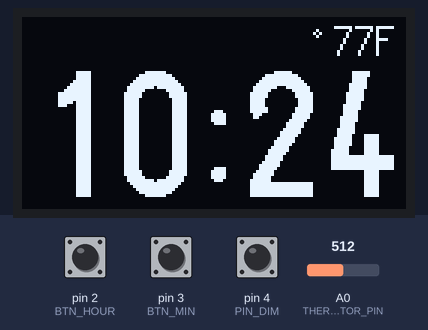
This sketch was run on a simulated Arduino Uno, built with avr-gcc and run on an emulated ATmega328P. Shown: 128×64 one-colour display. Inputs (shaded band) come from the test bench; at power-on: pin 2 (BTN_HOUR) HIGH, pin 3 (BTN_MIN) HIGH, pin 4 (PIN_DIM) HIGH, A0 (THERMISTOR_PIN) = 512. The local clock reads 2024-03-15 10:24:30 at power-on unless the sketch sets it.

Above: at 4.2 s.
4.3 s: pin 2 (BTN_HOUR) pulled LOW for 0.15 s
At 4.9 s:
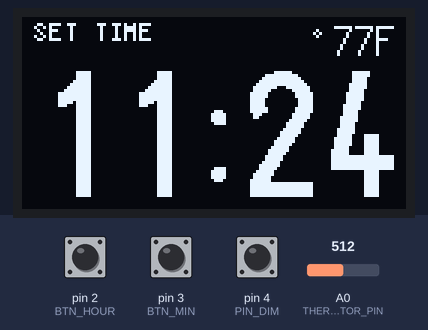
16.0 s: pin 3 (BTN_MIN) pulled LOW for 0.15 s
At 17.2 s:
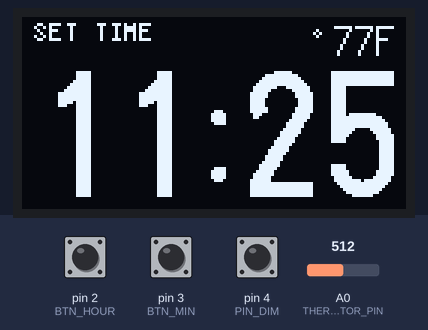
27.6 s: pin 2 (BTN_HOUR) pulled LOW for 1 s
At 28.8 s:
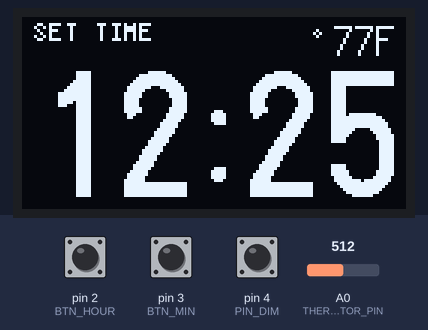
39.2 s: pin 3 (BTN_MIN) pulled LOW for 0.15 s
At 39.9 s:
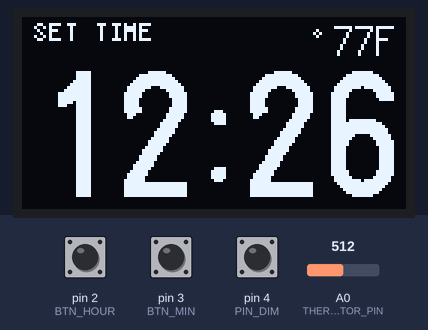
Timing chart, 0 to 42.2 s (numbered marks = the images above; inputs shaded):
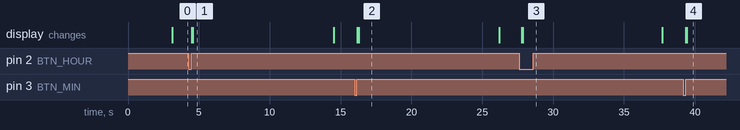

The sketch:

dash_cluster.ino
```cpp
#include <Wire.h>
#include <U8g2lib.h>
#include <RTClib.h>

// U8G2_R2 flips the display 180 degrees
U8G2_SSD1306_128X64_NONAME_F_HW_I2C u8g2(U8G2_R2, /* reset=*/ U8X8_PIN_NONE);

// Initialize the DS3231 RTC
RTC_DS3231 rtc;

// Hardware Pins
const int BTN_HOUR = 2;
const int BTN_MIN = 3;
const int PIN_DIM = 4; // NEW: Low = Dim (1), High = Bright (255)

// Thermistor Parameters
const int THERMISTOR_PIN = A0;
const float SERIES_RESISTOR = 10000.0;
const float NOMINAL_RESISTANCE = 10000.0;
const float NOMINAL_TEMPERATURE = 25.0;
const float B_COEFFICIENT = 3950.0;
const float ADC_MAX = 1023.0;

// Timing Variables
unsigned long lastTempRead = 0;
const unsigned long tempInterval = 10000; // Read temp every 10 seconds
float currentTempF = 0.0;

// Time Modification Variables
bool isSettingTime = false;
unsigned long lastButtonPressTime = 0;
const unsigned long saveTimeout = 10000;

// In-memory clock state for editing
int editHour = 0;
int editMinute = 0;
int editSecond = 0;
int editYear = 2026;
int editMonth = 7;
int editDay = 14;

// Simple state tracking for debouncing buttons and dimming
bool lastHourState = HIGH;
bool lastMinState = HIGH;
int currentBrightness = 255;

void setup() {
  pinMode(BTN_HOUR, INPUT_PULLUP);
  pinMode(BTN_MIN, INPUT_PULLUP);

  // NEW: Configure dimming pin with an internal pull-up.
  // If left unconnected, it stays HIGH (bright). Grounding this pin triggers dim state.
  pinMode(PIN_DIM, INPUT_PULLUP);

  u8g2.begin();

  Wire.setClock(100000);

  // Show the VW Splash Screen for 3 seconds on startup
  showVWSplashScreen();
}

void loop() {
  unsigned long currentMillis = millis();

  // 1. Handle Dimming Input
  // If PIN_DIM is pulled LOW (active), dim the screen to 1. Otherwise, keep it at 255.
  int targetBrightness = (digitalRead(PIN_DIM) == LOW) ? 1 : 255;
  if (targetBrightness != currentBrightness) {
    currentBrightness = targetBrightness;
    if (targetBrightness==255) {
      setNormalBright();
    } else {
      setUltraDim();
    }
  }

  // 2. Read temperature at defined intervals
  if (currentMillis - lastTempRead >= tempInterval || lastTempRead == 0) {
    lastTempRead = currentMillis;
    currentTempF = readTemperatureF();
  }

  // 3. Fetch the current time
  int displayHour = 0;
  int displayMinute = 0;

  if (!isSettingTime) {
    DateTime now = rtc.now();
    displayHour = now.hour();
    displayMinute = now.minute();
  } else {
    displayHour = editHour;
    displayMinute = editMinute;

    if (currentMillis - lastButtonPressTime >= saveTimeout) {
      rtc.adjust(DateTime(editYear, editMonth, editDay, editHour, editMinute, 0));
      isSettingTime = false;
    }
  }

  // 4. Scan Buttons (Active Low - pressed is LOW)
  bool currentHourState = digitalRead(BTN_HOUR);
  bool currentMinState = digitalRead(BTN_MIN);

  if (currentHourState == LOW && lastHourState == HIGH) {
    delay(50);
    if (digitalRead(BTN_HOUR) == LOW) {
      if (!isSettingTime) {
        enterEditMode();
      }
      editHour = (editHour + 1) % 24;
      lastButtonPressTime = currentMillis;
    }
  }

  if (currentMinState == LOW && lastMinState == HIGH) {
    delay(50);
    if (digitalRead(BTN_MIN) == LOW) {
      if (!isSettingTime) {
        enterEditMode();
      }
      editMinute = (editMinute + 1) % 60;
      lastButtonPressTime = currentMillis;
    }
  }

  lastHourState = currentHourState;
  lastMinState = currentMinState;

  // 5. Render Layout (Page Buffer Mode)
  u8g2.clearBuffer();

    // ----------------------------------------------------
    // Draw Corner Temperature (Top-Right)
    // ----------------------------------------------------
    u8g2.setFont(u8g2_font_7x14_tr); // Large 14px font
    char tempBuffer[8];
    dtostrf(currentTempF, 2, 0, tempBuffer);
    strcat(tempBuffer, "F");

    u8g2.drawStr(104, 13, tempBuffer);
    u8g2.drawCircle(98, 5, 1); // Aligned degree symbol

    // If setting time, draw an indicator on the screen
    if (isSettingTime) {
      u8g2.setFont(u8g2_font_5x7_tr);
      u8g2.drawStr(4, 8, "SET TIME");
    }

    // ----------------------------------------------------
    // Draw Centered Time (HH:MM)
    // ----------------------------------------------------
    u8g2.setFont(u8g2_font_logisoso42_tn);
    char timeBuffer[6];

    int amPmHour = displayHour;
    if (amPmHour == 0) {
      amPmHour = 12;
    } else if (amPmHour > 12) {
      amPmHour -= 12;
    }

    sprintf(timeBuffer, "%d:%02d", amPmHour, displayMinute);

    int textWidth = u8g2.getStrWidth(timeBuffer);
    int xPos = (128 - textWidth) / 2;
    int yPos = 60; // Perfectly aligned to the bottom edge

    u8g2.drawStr(xPos, yPos, timeBuffer);

  u8g2.sendBuffer();
  delay(10);
}

// Renders a perfectly proportioned vector VW logo centered on the 128x64 display
void showVWSplashScreen() {
  const int centerX = 64;
  const int centerY = 32;
  const int outerRadius = 28;

  u8g2.clearBuffer(); // Clear the full buffer once

  // Draw outer double-ring emblem
  u8g2.drawCircle(centerX, centerY, outerRadius);
  u8g2.drawCircle(centerX, centerY, outerRadius - 2);

  // ----------------------------------------------------
  // --- "V" Section (Strictly Top Half: Y: 10 to 30) ---
  // ----------------------------------------------------
  u8g2.drawLine(centerX - 12, centerY - 20, centerX - 2, centerY - 2);
  u8g2.drawLine(centerX - 11, centerY - 20, centerX - 1, centerY - 2);
  u8g2.drawLine(centerX + 12, centerY - 20, centerX + 2, centerY - 2);
  u8g2.drawLine(centerX + 11, centerY - 20, centerX + 1, centerY - 2);

  // ----------------------------------------------------
  // --- Horizontal Split (Gap between V and W) ---------
  // ----------------------------------------------------
  u8g2.setDrawColor(0);
  u8g2.drawHLine(centerX - 24, centerY - 1, 48);
  u8g2.drawHLine(centerX - 24, centerY, 48);
  u8g2.setDrawColor(1);

  // ----------------------------------------------------
  // --- "W" Section (Strictly Bottom Half: Y: 33 to 53) ---
  // ----------------------------------------------------
  u8g2.drawLine(centerX - 18, centerY + 2, centerX - 9, centerY + 20);
  u8g2.drawLine(centerX - 17, centerY + 2, centerX - 8, centerY + 20);
  u8g2.drawLine(centerX - 9, centerY + 20, centerX - 1, centerY + 2);
  u8g2.drawLine(centerX - 8, centerY + 20, centerX - 1, centerY + 3);
  u8g2.drawLine(centerX + 9, centerY + 20, centerX + 1, centerY + 2);
  u8g2.drawLine(centerX + 8, centerY + 20, centerX + 1, centerY + 3);
  u8g2.drawLine(centerX + 18, centerY + 2, centerX + 9, centerY + 20);
  u8g2.drawLine(centerX + 17, centerY + 2, centerX + 8, centerY + 20);

  u8g2.sendBuffer(); // Push the whole logo to the screen at once

  // Hold the logo on the screen for 3000ms (3 seconds)
  delay(3000);
}

void enterEditMode() {
  DateTime now = rtc.now();
  editHour = now.hour();
  editMinute = now.minute();
  editSecond = 0;
  editYear = now.year();
  editMonth = now.month();
  editDay = now.day();
  isSettingTime = true;
}

float readTemperatureF() {
  int analogVal = analogRead(THERMISTOR_PIN);
  if (analogVal == 0) return 0.0;

  float resistance = ADC_MAX / (float)analogVal - 1.0;
  resistance = SERIES_RESISTOR / resistance;

  float steinhart;
  steinhart = resistance / NOMINAL_RESISTANCE;
  steinhart = log(steinhart);
  steinhart /= B_COEFFICIENT;
  steinhart += 1.0 / (NOMINAL_TEMPERATURE + 273.15);
  steinhart = 1.0 / steinhart;
  steinhart -= 273.15;

  return (steinhart * 9.0 / 5.0) + 32.0;
}

void setUltraDim() {
  u8g2.setContrast(1); // Drop master contrast to minimum

  // Send raw commands to the SSD1306 controller
  u8g2.sendF("c", 0xD9); // Set Pre-Charge Period
  u8g2.sendF("c", 0x22); // Minimum pre-charge phase (Default is usually 0x22 or 0xF1)

  u8g2.sendF("c", 0xDB); // Set VCOMH Deselect Level
  u8g2.sendF("c", 0x10); // Set to lowest voltage level (0.65 x Vcc)
}

void setNormalBright() {
  u8g2.setContrast(255); // Restore master contrast

  // Restore default pre-charge and VCOMH levels
  u8g2.sendF("c", 0xD9);
  u8g2.sendF("c", 0xF1);

  u8g2.sendF("c", 0xDB);
  u8g2.sendF("c", 0x20);
}
```

Measured:
- after the input at 4.3 s, the display: first changes after 0.20 s (image 1 shows a later state)
- after the input at 16.0 s, the display: first changes after 0.19 s (image 2 shows a later state)
- after the input at 27.6 s, the display: first changes after 0.17 s (image 3 shows a later state)
- after the input at 39.2 s, the display: first changes after 0.16 s (image 4 shows a later state)
- what the display in image 1 shows lasts 9.9 s, from 4.6 s to 14.5 s
